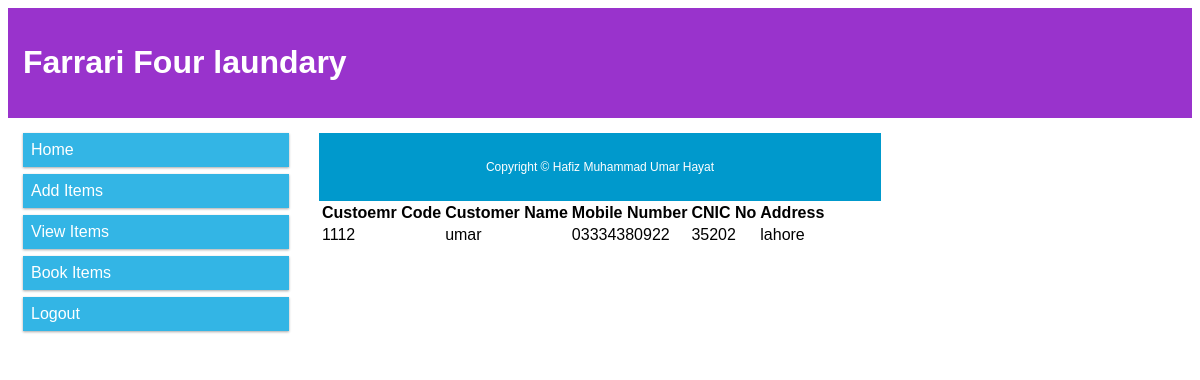
The app's page /farrariFourLaundary/customerList.php with its own data.
### tables this page shows
CREATE TABLE `customers` (
  `code` int(10) NOT NULL,
  `name` varchar(255) NOT NULL,
  `mobile` varchar(255) NOT NULL,
  `cnic` varchar(255) NOT NULL,
  `address` varchar(255) NOT NULL
);

### farrariFourLaundary/customerList.php (the view, shortened to what this page needs)
<?php include 'config.php';
$result = $con->query("SELECT * FROM customers");
?>
<!DOCTYPE html>
<html>
<head>
    <link href="StyleSheet1.css" rel="stylesheet" />
</head>
<body>
<div class="header">
<h1>Farrari Four laundary</h1>
</div>
<div class="row">
  <div class="col-3 col-s-3 menu">
    <?php include_once "nav2.php"; ?>
  </div>
  <div class="col-6 col-s-9">
  <table>
    <tr>
    <th>Custoemr Code</th>
    <th>Customer Name</th>
    <th>Mobile Number</th>
    <th>CNIC No</th>
    <th>Address</th>
    </tr>
  <?php if($result->num_rows > 0)
  {
    while($row = $result->fetch_assoc())
    {
      $code= $row['code'];
       $name=$row['name'];
      $mobile=$row['mobile'];
      $cnic=$row['cnic'];
      $address= $row['address'];
       ?>
<tr>
    <td><?php echo $code?></td>
    <td><?php echo$name?></td>
    <td><?php echo$mobile?></td>
    <td><?php echo$cnic?></td>
    <td><?php echo$address?></td>
</tr>
   <?php
    }
  }
  ?>
  </div>
  </div>
 <div class="row">
 <div class="footer">
 <?php include_once "footer.php"; ?>
</div>
</div>
</body>
</html>

### farrariFourLaundary/StyleSheet1.css (style rules this page uses)
* { box-sizing: border-box; }
.row::after { content: ""; clear: both; display: table; }
[class*="col-"] { float: left; padding: 15px; }
html { font-family: "Lucida Sans", sans-serif; }
.header { background-color: #9933cc; color: #ffffff; padding: 15px; }
.footer { background-color: #0099cc; color: #ffffff; text-align: center; font-size: 12px; padding: 15px; }
[class*="col-"] { width: 100%; }
@media only screen and (min-width: 600px) { .col-s-3 { width: 25%; } }
@media only screen and (min-width: 600px) { .col-s-9 { width: 75%; } }
@media only screen and (min-width: 768px) { .col-3 { width: 25%; } }
@media only screen and (min-width: 768px) { .col-6 { width: 50%; } }

### records on screen
customers: code "1112", name "umar", mobile "03334380922", cnic "35202", address "lahore"
